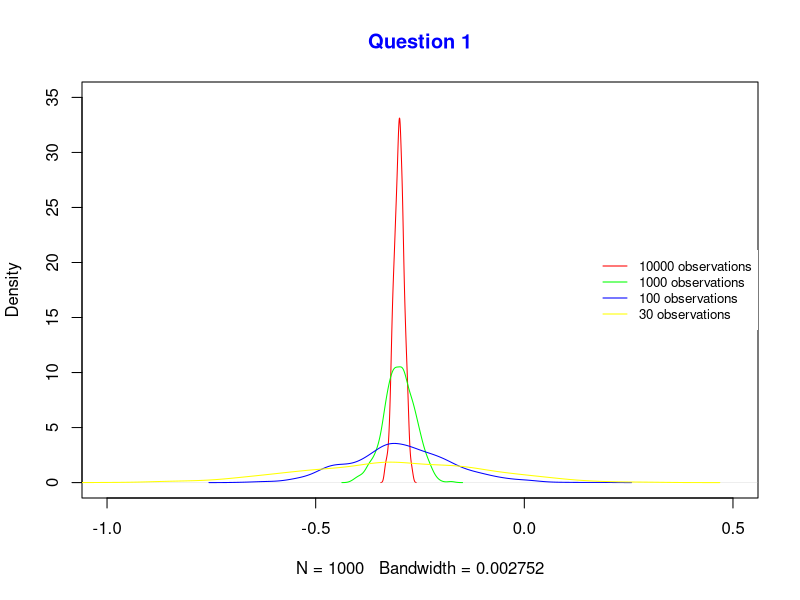

This figure's R source:
random_average = function(count) {
    mu = c()

    for(i in 1:1000) {
        x = rnorm(count, -0.3, 1.2)
        s = mean(x)
        mu = c(mu, s)
    }

    return(mu)
}

plot_random_densities = function(counts, colors){
    cond = FALSE
    for(i in 1:length(counts)){ # In R we count from 1 for some reason
        randomized_average = random_average(counts[i])
        dens = density(randomized_average)
        if(!cond){
            plot(dens, main="Question 1", col.main="blue", ylab="Density", xlim=c(-1, .5), ylim=c(0, 35), col=colors[i])
            cond = TRUE
        }
        else{
            lines(dens, col=colors[i])
        }
    }
    legend(x="right", y=.92,
        legend=paste(counts, "observations"), cex=.8, lty=1,
        col=colors, box.lty=0)
}

main = function(){
    counts = c(10000, 1000, 100, 30)
    colors = c("red", "green", "blue", "yellow")
    plot_random_densities(counts, colors)
}


main()
